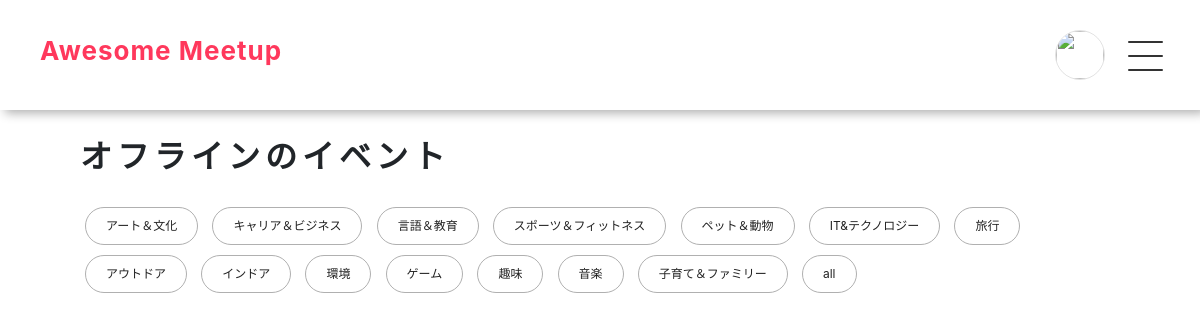
The page /event_top_online.php on the database as committed earlier.
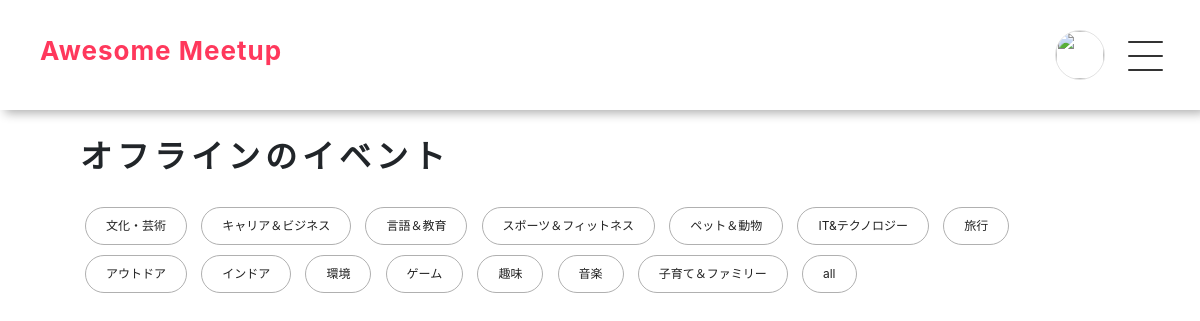
The same page on the database as committed later.
### tables this page shows
CREATE TABLE `categories` (
  `id` int(11) NOT NULL AUTO_INCREMENT,
  `type` varchar(100) NOT NULL,
  `created_at` timestamp NOT NULL DEFAULT CURRENT_TIMESTAMP ON UPDATE CURRENT_TIMESTAMP,
  PRIMARY KEY (`id`)
);

### event_top_online.php (called while the page is built, shortened)
<?php
   $categories = Category::all();
  $user_icon = $_SESSION["user_icon"];
   include_once "views/event_top_online_view.php";

### models/Category.php (called while the page is built, shortened)
<?php
    require_once 'models/Model.php';
    class Category extends Model
    {
        public static function all()
        {
            try {
                $pdo  = self::get_connection();
                $stmt = $pdo->query('SELECT * FROM categories');
                $stmt->setFetchMode(PDO::FETCH_CLASS | PDO::FETCH_PROPS_LATE, 'Category');
                $categories = $stmt->fetchAll();
                return $categories;
            }
            catch (PDOException $e) {
                return 'PDO exception: ' . $e->getMessage();
            }
        }
    }

### models/Model.php (called while the page is built, shortened)
<?php
    class Model
    {
        protected static function close_connection($pdo, $stmp)
        {
            try {
                $stmp = null;
            }
            catch (PDOException $e) {
                return 'PDO exception: ' . $e->getMessage();
            }
        }
    }

### views/event_top_online_view.php (the view, shortened to what this page needs)
<!DOCTYPE html>
<html lang="ja">
    <head>
        <link rel="stylesheet" href="css/event.css">
        <link rel="stylesheet" href="css/reset.css">
        <link rel="stylesheet" href="css/nav.css">
        <link href="https://cdn.jsdelivr.net/npm/bootstrap@5.0.0-beta1/dist/css/bootstrap.min.css" rel="stylesheet">
    </head>
    <body>
        <header>
         <nav class="navbar navbar-light fixed-top">
            <div class="nav_title"><a href="top.php"><h1 class="d-flex">Awesome&nbsp;<span>Meetup</span></h1></a></div>
            <div class="d-flex position-relative">
                  <div class="user-icon">
                     <a href="user_account.php?id=<?=$login_user->id?>"><img src="upload/<?=$user_icon?>"></a>
                  </div>
               <div id="nav_menu">
                   <span></span>
                   <span></span>
                   <span></span>
               </div>
            </div>
         </nav>
      </header>
        <div class="scroll_wrapper">
        <div class="mb-5">
        <h1 class="Ltitle">オフラインの<span>イベント</span></h1>
        <div id="buttons">
            <?php foreach ($categories as $category):?>
            <button value="<?=$category->type?>"><?=$category->type?></button>
            <?php endforeach; ?>
            <button value="all">all</button>
        </div>
        </div>
        </div>
    </body>
</html>

Rows that differ between the two databases and show on the page:
removed categories: type "アート＆文化"
added categories: type "文化・芸術"
